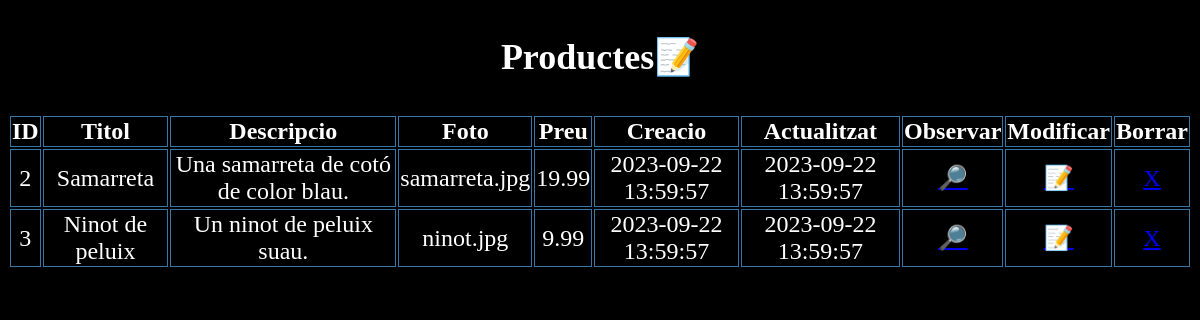
The app's page /products/list, older data.
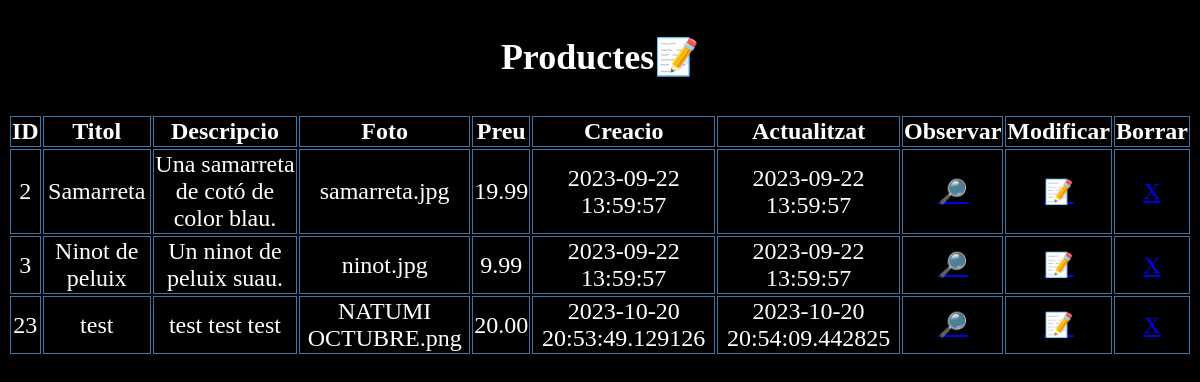
The same page, newer data.
### my_app/models.py (models this page shows)
class product(db.Model):
    __tablename__ = "products"
    id              = db.Column(db.Integer, primary_key=True, autoincrement=True)
    title           = db.Column(db.Text, nullable=False)
    description     = db.Column(db.Text, nullable=False)
    photo           = db.Column(db.Text, nullable=False)
    price           = db.Column(db.Numeric(10,2), nullable=False)
    category_id     = db.Column(db.Integer, db.ForeignKey("categories.id"), nullable=False)
    seller_id       = db.Column(db.Integer, db.ForeignKey("users.id"), nullable=False)
    created         = db.Column(db.DateTime, default=now)
    updated         = db.Column(db.DateTime, default=now)

### my_app/routes_main.py (the view)
@main_bp.route("/products/list")
def list():
    items = db.session.query(product).all()
    return render_template("products/list.html",items = items)

### my_app/templates/products/list.html (shortened to what this page needs)
<!DOCTYPE html>
    <html lang="ca">
    <head>
        <link href="/static/css/list.css" rel="stylesheet">
    </head>
    <body>
        <h3>Productes📝</h3>
        <table>
            <tr>
                <th>ID</th>
                <th>Titol</th>
                <th>Descripcio</th>
                <th>Foto</th>
                <th>Preu</th>
                <th>Creacio</th>
                <th>Actualitzat</th>
                <th>Observar</th>
                <th>Modificar</th>
                <th>Borrar</th>
            </tr>
            {% for item in items %}
                <tr>
                    <td>{{ item['id'] }}</a></td>
                    <td>{{ item['title'] }}</a></td>
                    <td>{{ item['description'] }}</a></td>
                    <td>{{ item['photo'] }}</a></td>
                    <td>{{ item['price'] }}</a></td>
                    <td>{{ item['created'] }}</a></td>
                    <td>{{ item['updated'] }}</a></td>
                    <td><a href="/products/read/{{ item['id'] }}">🔎</a></td>
                    <td><a href="/products/update/{{ item['id'] }}">📝</a></td>
                    <td><a href="/products/delete/{{ item['id'] }}">X</a></td>
                </tr>
            {% endfor %}
        </table>
    </body>
    </html>

Row changes from the older to the newer data that the page shows:
added product: id "23", title "test", description "test test test", photo "NATUMI OCTUBRE.png", price "20.00", created "2023-10-20 20:53:49.129126", updated "2023-10-20 20:54:09.442825"
